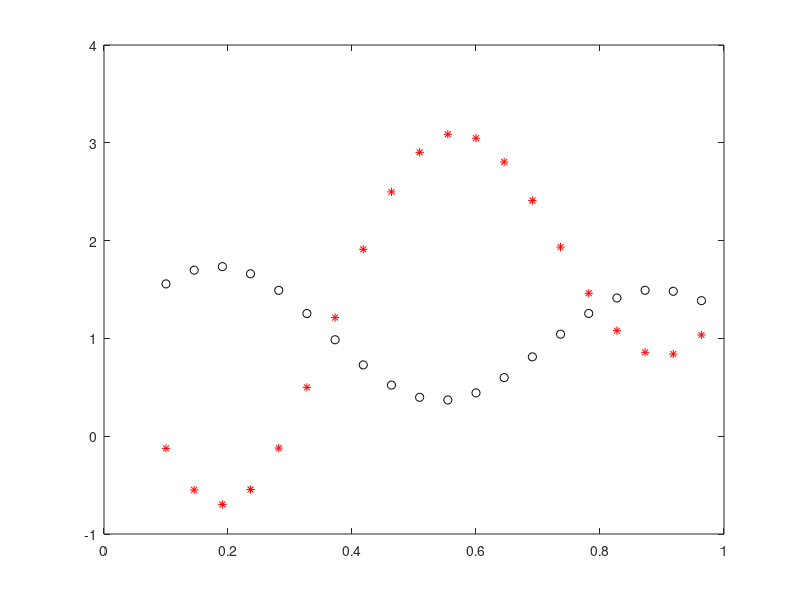

This chart was generated by the following MATLAB code:
x = 0.1:1/22:1; % input
y = (1 + 0.6*sin(2*pi*x/0.7)) + 0.3*sin(2*pi*x)/2;% output
q = 0.15;%Learning step
c1 = 0.19;
c2 = 0.9;
r1 = 0.19;
r2 = 0.19; % c1,c2,r1,r2 various numbers
w1 = randn(1);
w2 = randn(1);
w0 = randn(1);


for j=1:10000 % number of iterations
    for i = 1:20% count of cycles
        F1 = exp(-(x(i)-c1)^2/(2*r1^2));% gaussian function
        F2 = exp(-(x(i)-c2)^2/(2*r2^2));
        y1 = F1*w1+F2*w2+w0;
        e = y(i)-y1;
        w1 = w1+q*e*x(i);% renewing weights
        w2 = w2+q*e*x(i);
        w0 = w0+q*e*1;
    end
disp(e)
end


Y = zeros (20,1);
for i = 1:20
    F1 = exp(-(x(i)-c1)^2/(2*r1^2));
    F2 = exp(-(x(i)-c2)^2/(2*r2^2));
    y1 = F1*w1+F2*w2+w0;
    
    Y(i) = y1;
end
plot(x,y,'ko',x,Y,'r*')
    
        